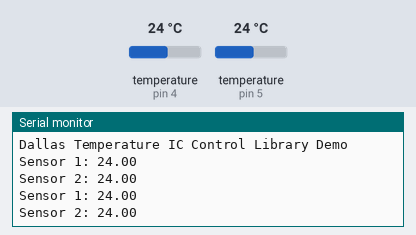
The program below on a simulated Arduino Nano, built with avr-gcc and run on an emulated ATmega328P. On the bench: the last lines printed to the serial monitor. The test bench sets the inputs (shaded band); at power-on: temperature (sensors on pin 4, pin 5) 24 °C.

Above: at 4.3 s.
4.4 s: temperature (sensor on pin 4) set to 12 °C
At 5.8 s:
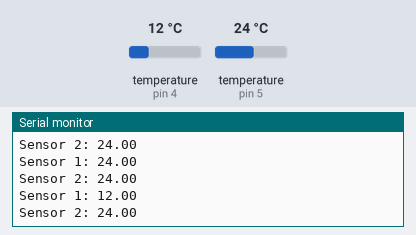
7.0 s: temperature (sensor on pin 5) set to 12 °C
At 8.2 s:
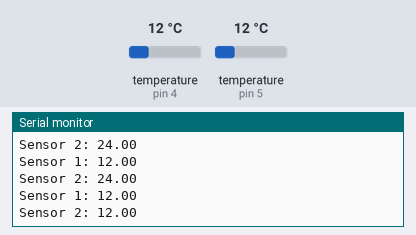
9.6 s: temperature (sensor on pin 4) set to 19 °C
At 11.7 s:
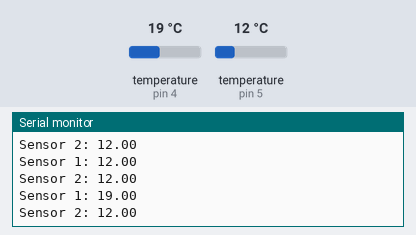
12.2 s: temperature (sensor on pin 5) set to 19 °C
At 14.0 s:
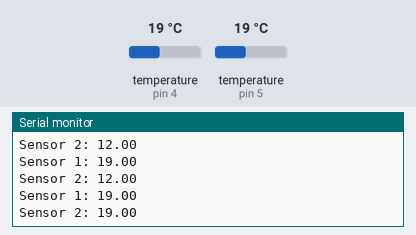
Timing chart, 0 to 15.5 s (numbered marks = the images above; inputs shaded):
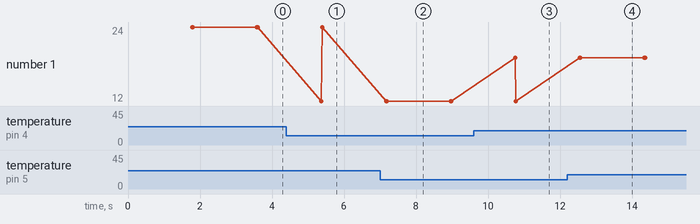

Measured:
- after the input at 4.4 s, the serial monitor: prints a new line after 0.97 s (image 1)
- after the input at 7.0 s, the serial monitor: prints a new line after 0.19 s (image 2)
- after the input at 9.6 s, the serial monitor: prints a new line after 1.2 s (image 3)
- after the input at 12.2 s, the serial monitor: prints a new line after 0.37 s (image 4)

The program:

main.cpp
```cpp
#include <Arduino.h>
#include <temperature.h>
#include <Adafruit_MCP4725.h>


Adafruit_MCP4725 dac;
byte idt1,idt2;

void setup() {
  // start serial port
  Serial.begin(9600);
  Serial.println("Dallas Temperature IC Control Library Demo");
  idt1 = temperatureSetupSensor(4);
  idt2 = temperatureSetupSensor(5);
  dac.begin(0x60);
}

void loop() {
  temperatureStartMeasure(idt1);
  temperatureStartMeasure(idt2);
  delay(250);
  Serial.print("Sensor 1: ");
  Serial.println(temperatureRead(idt1));
  Serial.print("Sensor 2: ");
  Serial.println(temperatureRead(idt2));
  for(int i=0;i<4096;i+=300)
  {
    dac.setVoltage(i,false);
    delay(1);
  }
}
```
